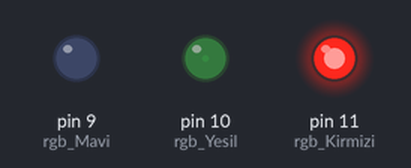
This sketch was run on a simulated Arduino Uno, built with avr-gcc and run on an emulated ATmega328P. Parts: output pins drawn as LEDs (lit = HIGH).

Above: at 0.05 s.
At 0.9 s:
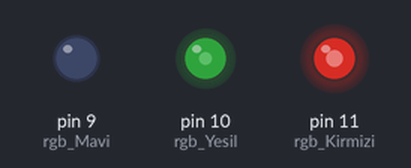
At 1.8 s:
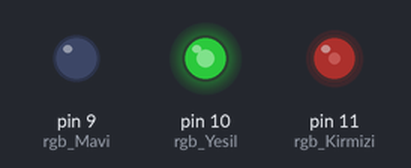
At 3.6 s:
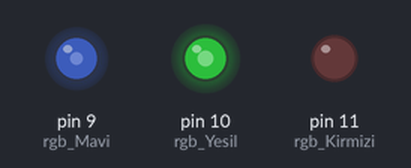
At 5.4 s:
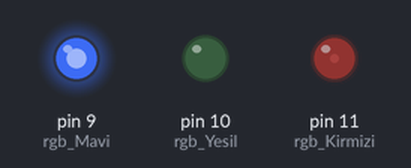
At 7.2 s:
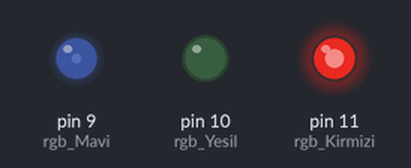
Timing chart, 0 to 10.0 s (numbered marks = the images above):
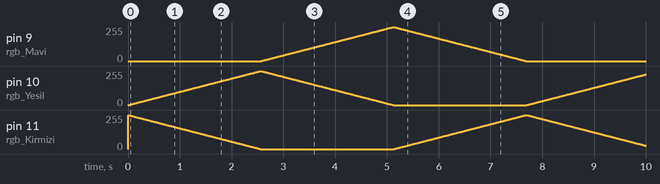

The sketch:

BlueGrays.ino
```cpp
int rgb_Kirmizi = 11;
int rgb_Yesil = 10;
int rgb_Mavi = 9;
void setup() {
  pinMode(rgb_Kirmizi, OUTPUT);
  pinMode(rgb_Yesil, OUTPUT);
  pinMode(rgb_Mavi, OUTPUT);
}
void loop() {
  for (int i = 0; i <= 255; i++){
    analogWrite(rgb_Kirmizi, 255 - i);
    analogWrite(rgb_Yesil, i);
    delay(10);
  }
  for (int i = 0; i <= 255; i++){
    analogWrite(rgb_Yesil, 255 - i);
    analogWrite(rgb_Mavi, i);
    delay(10);
  }
  for (int i = 0; i <= 255; i++){
    analogWrite(rgb_Mavi, 255 - i);
    analogWrite(rgb_Kirmizi, i);
    delay(10);
  }
}
```
